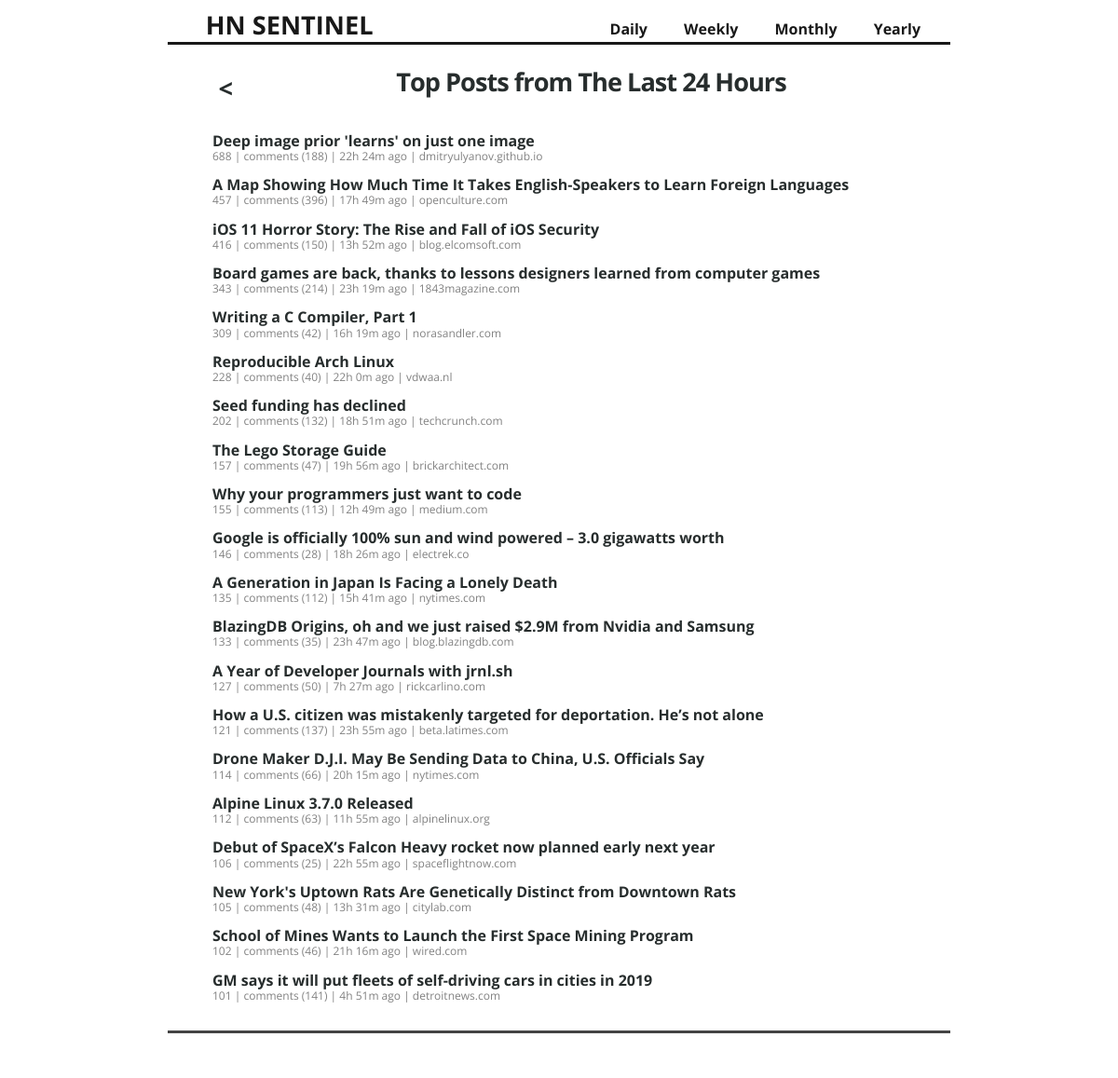
The page / on the database its author committed.
### tables this page shows
CREATE TABLE comment_count (story_id INTEGER PRIMARY KEY, comment_count INTEGER);

### hn_sentinel.py (the view)
@app.route("/")
def index():
	return stories_list("day",str(datetime.date.today()),str(datetime.date.today()),True)

### hn_sentinel.py (called while the page is built)
@app.teardown_appcontext
def close_connection(exception):
    db = getattr(g, '_database', None)
    if db is not None:
        db.close()

def get_db():
    db = getattr(g, '_database', None)
    if db is None:
        db = g._database = sqlite3.connect(DATABASE)
    return db

def query_db(query, args=(), one=False):
    db = get_db()
    cur = db.execute(query, args)
    db.commit()
    rv = cur.fetchall()
    cur.close()
    return (rv[0] if rv else None) if one else rv

def get_top_stories(start_date,end_date):
	q = query_db("SELECT score, time_posted, title, url, story_id, comment_count FROM stories NATURAL LEFT OUTER JOIN comment_count WHERE time_posted > ? AND time_posted < ?", (start_date,end_date))
	results = []
	for e in q:
		results.append({'score':e[0],'time_posted':format_from_epoch_to_date_time_string(e[1]),'title':e[2],'url':e[3],'story_id':e[4],'comment_count':e[5],'time_since':'%sh %sm ago' % calculate_time_from_now(e[1])})
	return results

def trim_stories(top_stories,posts_to_return=30):
	top_stories.sort(key=itemgetter('score'), reverse=True)
	top_stories = top_stories[0:posts_to_return]
	return top_stories

def format_from_epoch_to_date_time_string(epoch_time):
	return time.strftime('%Y-%m-%d %H:%M', time.localtime(float(epoch_time)))

def format_from_date_time_to_string_short(date_time):
	return date_time.strftime('%Y-%m-%d')

def format_from_date_time_to_epoch(date_time):
	return int(time.mktime(date_time.timetuple()))

def calculate_time_from_now(epoch_time):
	t = time.time()
	return int((t - epoch_time)//3600), int(((t - epoch_time)//60)%60)

def calculate_next_midnight_epoch(epoch_time):
	return int(time.mktime(datetime.datetime.combine(datetime.datetime.fromtimestamp(epoch_time), datetime.time.max).timetuple()))

### templates/stories.html (shortened to what this page needs)
{% extends "base.html" %}
{% block content %}
  <div class="jumbo">
        <div id="title">
            <h3 id="back_button"><a href="/{{ context.mode }}/{{ context.back_button }}"><</a></h3>
            <h3 id="title_header">Top Posts from {{ context.page_header }}</h3>
        </div>
        <div id="stories">
        {% for story in context.top_stories %}
        	<p><strong><a href="{{ story['url'] }}">{{ story['title'] }}</a></strong></br>
            <span class="story_details">{{ story['score'] }} | <a href="https://news.ycombinator.com/item?id={{ story['story_id'] }}">
                {% if story['comment_count'] %}
                    comments ({{ story['comment_count'] }})
                {% else %}
                    comments
                {% endif %}
            </a> | {{ story['time_since'] }} | {{ story['url'].split("/")[2].replace("www.","") }}</span></p>
        {% endfor %}
        </div>
  </div>
{% endblock %}

### templates/base.html (shortened to what this page needs)
<!DOCTYPE html>
<html>
  <head>
      <link rel="stylesheet" href="{{ url_for('static', filename='main.css') }}">
  </head>
  <body>
    <header>
      <div class="container">
        <h1 class="logo"><a href="/">HN Sentinel</a></h1>
        <strong><nav>
            <ul class="menu">
              <li><a href="/day/{{ context.day_link }}">Daily</a></li>
              <li><a href="/week/{{ context.week_link }}">Weekly</a></li>
              <li><a href="/month/{{ context.month_link }}">Monthly</a></li>
              <li><a href="/year/{{ context.year_link }}">Yearly</a></li>
            </ul>
        </nav></strong>
      </div>
    </header>
    <div class="container">
      {% block content %}
      {% endblock %}
    </div>
    <footer>
    </footer>
  </body>
</html>

### static/main.css (style rules this page uses)
body { margin: 0; padding: 0; font-family: 'Open Sans', 'Trebuchet MS', Trebuchet, 'Lucida Sans Unicode', 'Lucida Grande', 'Lucida Sans', Arial, sans-serif; color: #444; }
a { color: #272d2d; text-decoration: none; }
header { height: 2.8em; width: 840px; opacity: .9; margin: 0 auto; color: #000; border-bottom: solid; }
header h1.logo { margin: .3em 0em 0em 1.5em; font-size: 1.7em; text-transform: uppercase; float: left; }
header h1.logo a { color: #000; text-decoration: none; }
.container { width: 840px; margin: 0 auto; }
footer { width: 840px; margin: 0 auto; border-top: solid; padding-bottom: 3em; margin-top: -2em; }
div.jumbo { padding: 0px 0 30px 0; margin: 1em 0em 1em 0em; }
h3 { font-size: 1.7em; margin-top: 1em; text-align: center; letter-spacing: -1px; color: #272d2d; }
p { line-height: 95%; }
.menu { float: right; margin: 1.25em 2em 0em 4em; }
.menu li { display: inline; }
.menu li + li { margin-left: 35px; }
.menu li a { color: #000; text-decoration: none; }
#stories { padding: 0em 3em 0em 3em; }
.story_details { color: #828282; font-size: .75em; }
.story_details a { color: #828282; }
#title { display: -moz-box; -moz-box-orient: horizontal; -moz-box-pack: center; -moz-box-align: center; display: -webkit-box; -webkit-box-orient: horizontal; -webkit-box-pack: center; -webkit-box-align: center; width: 100%; height: 5em; margin-top: -1em; }
#title_header { text-align: center; -moz-box-flex: 1; -webkit-box-flex: 1; }
#back_button { margin: .5em 0em 0em 2em; }

### rows shown on the page
comment_count: title "A Map Showing How Much Time It Takes English-Speakers to Learn Foreign Languages", score "457", comment_count "396", time_since "17h 49m ago", url.split "openculture.com"

### other values the page prints
{{ context.page_header }} "The Last 24 Hours"
{{ story['title'] }} "Deep image prior 'learns' on just one image" "iOS 11 Horror Story: The Rise and Fall of iOS Security" "Board games are back, thanks to lessons designers learned from computer games" "Writing a C Compiler, Part 1" "Reproducible Arch Linux" "Seed funding has declined" "The Lego Storage Guide" "Why your programmers just want to code" "Google is officially 100% sun and wind powered – 3.0 gigawatts worth" "A Generation in Japan Is Facing a Lonely Death" "BlazingDB Origins, oh and we just raised $2.9M from Nvidia and Samsung" "A Year of Developer Journals with jrnl.sh" "How a U.S. citizen was mistakenly targeted for deportation. He’s not alone" "Drone Maker D.J.I. May Be Sending Data to China, U.S. Officials Say" "Alpine Linux 3.7.0 Released" "Debut of SpaceX’s Falcon Heavy rocket now planned early next year" "New York's Uptown Rats Are Genetically Distinct from Downtown Rats" "School of Mines Wants to Launch the First Space Mining Program" "GM says it will put fleets of self-driving cars in cities in 2019"
{{ story['score'] }} "688" "416" "343" "309" "228" "202" "157" "155" "146" "135" "133" "127" "121" "114" "112" "106" "105" "102" "101"
{{ story['comment_count'] }} "188" "150" "214" "42" "40" "132" "47" "113" "28" "112" "35" "50" "137" "66" "63" "25" "48" "46" "141"
{{ story['time_since'] }} "22h 24m ago" "13h 52m ago" "23h 19m ago" "16h 19m ago" "22h 0m ago" "18h 51m ago" "19h 56m ago" "12h 49m ago" "18h 26m ago" "15h 41m ago" "23h 47m ago" "7h 27m ago" "23h 55m ago" "20h 15m ago" "11h 55m ago" "22h 55m ago" "13h 31m ago" "21h 16m ago" "4h 51m ago"
{{ story['url'].split("/")[2].replace("www.","") }} "dmitryulyanov.github.io" "blog.elcomsoft.com" "1843magazine.com" "norasandler.com" "vdwaa.nl" "techcrunch.com" "brickarchitect.com" "medium.com" "electrek.co" "nytimes.com" "blog.blazingdb.com" "rickcarlino.com" "beta.latimes.com" "nytimes.com" "alpinelinux.org" "spaceflightnow.com" "citylab.com" "wired.com" "detroitnews.com"
